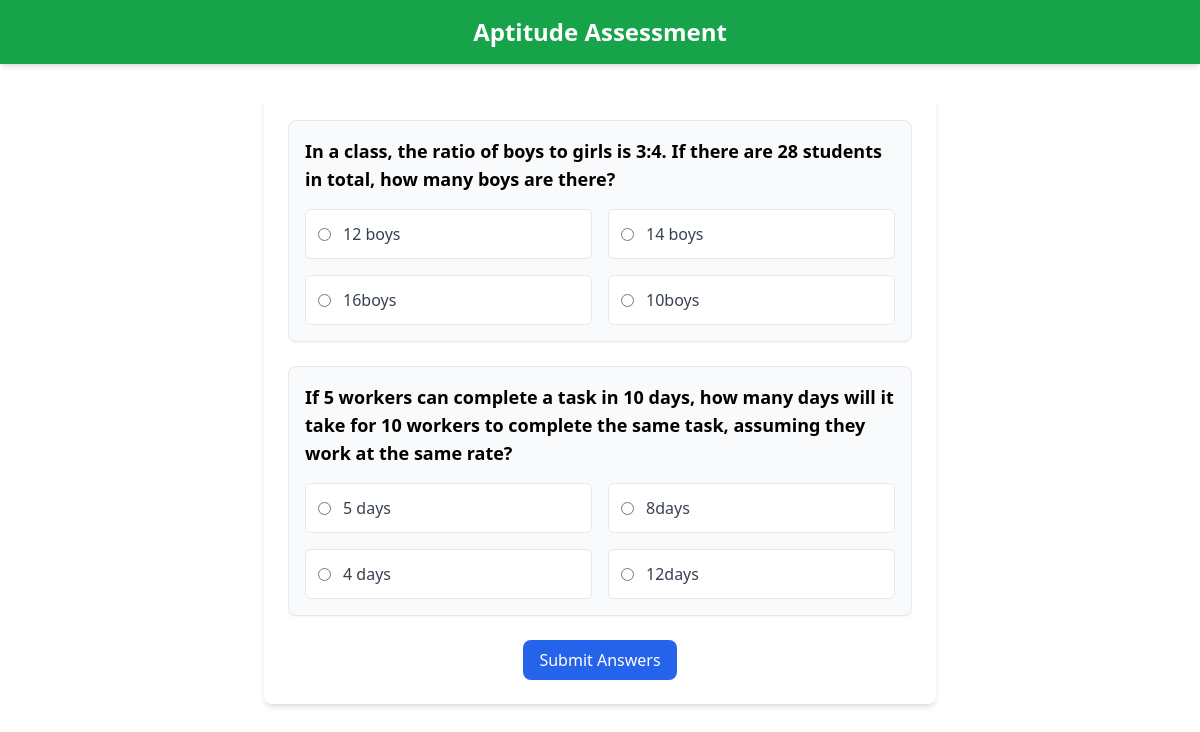
The page /Assessment/aptitude/ (signed in) on the database its author committed.
### Assessment/models.py (models this page shows, shortened)
class Question(models.Model):
    CATEGORY_CHOICES = [
        ('psychometric', 'Psychometric'),
        ('aptitude', 'Aptitude'),
        ('reasoning', 'Reasoning'),
    ]
    SUBCATEGORY_CHOICES = [
        ('o_score', 'O Score'),
        ('c_score', 'C Score'),
        ('e_score', 'E Score'),
        ('a_score', 'A Score'),
        ('n_score', 'N Score'),
        ('numerical','Numerical'),
        ('verbal', 'Verbal'),
        ('logical', 'Logical'),
    ]
    question_text = models.TextField()
    category = models.CharField(max_length=255, choices=CATEGORY_CHOICES)
    subcategory = models.CharField(max_length=255, choices=SUBCATEGORY_CHOICES)
    option_1 = models.CharField(max_length=255)
    option_2 = models.CharField(max_length=255)
    option_3 = models.CharField(max_length=255)
    option_4 = models.CharField(max_length=255)
    correct_option = models.CharField(max_length=255)
    option_1_score = models.IntegerField(default=0)
    option_2_score = models.IntegerField(default=0)
    option_3_score = models.IntegerField(default=0)
    option_4_score = models.IntegerField(default=0)

### Assessment/views.py (the view)
# urls.py: path('aptitude/', views.aptitude_test, name='aptitude_test'),
@login_required
def aptitude_test(request):
    questions = Question.objects.filter(category='aptitude')
    if request.method == 'POST':
        form = QuestionForm(questions, request.POST)
        if form.is_valid():
            numerical_total = 0
            numerical_count = 0
            for question in questions:
                selected_option = form.cleaned_data[f'question_{question.id}']
                numerical_total += int(selected_option)
                numerical_count += 1
            profile = request.user.userprofile
            profile.numerical_ability = numerical_total / numerical_count
            profile.save()
            return redirect('reasoning_test')
    else:
        form = QuestionForm(questions)
    return render(request, 'assessment/aptitude_test.html', {'form': form})

### Assessment/forms.py
class QuestionForm(forms.Form):
    def __init__(self, questions, *args, **kwargs):
        super(QuestionForm, self).__init__(*args, **kwargs)
        for question in questions:
            choices = [
                (question.option_1_score, question.option_1),
                (question.option_2_score, question.option_2),
                (question.option_3_score, question.option_3),
                (question.option_4_score, question.option_4),
            ]
            self.fields[f'question_{question.id}'] = forms.ChoiceField(
                choices=choices, widget=forms.RadioSelect, label=question.question_text
            )

### Assessment/templates/Assessment/Aptitude_test.html (shortened to what this page needs)
<!DOCTYPE html>
<html lang="en">
<head>
    <script src="https://cdn.tailwindcss.com"></script>
</head>
<body>
  <header class="bg-green-600 text-white p-4 shadow-md">
    <h1 class="text-2xl font-bold text-center">Aptitude Assessment</h1>
</header>
<main class="flex-grow container mx-auto px-4 py-8 flex flex-col items-center justify-center">
  <div class="bg-white rounded-lg shadow-md p-6 w-full max-w-2xl">
      <form method="post">
          {% for field in form %}
          <div class="mb-6 p-4 border rounded-lg bg-gray-50 shadow-sm">
              <h2 class="text-lg font-semibold mb-4">
                  {{ field.label }}
              </h2>
              <div class="grid grid-cols-1 md:grid-cols-2 gap-4">
                  {% for option in field.field.choices %}
                  <label class="flex items-center space-x-3 p-3 border rounded-md bg-white hover:bg-blue-50 cursor-pointer">
                      <input type="radio" name="{{ field.name }}" value="{{ option.0 }}" class="form-radio text-blue-600">
                      <span class="text-gray-700">{{ option.1 }}</span>
                  </label>
                  {% endfor %}
              </div>
          </div>
          {% endfor %}
          <div class="text-center mt-6">
              <button type="submit" class="bg-blue-600 text-white py-2 px-4 rounded-lg hover:bg-blue-700 focus:outline-none focus:ring-2 focus:ring-blue-500 focus:ring-opacity-50 transition duration-200">
                  Submit Answers
              </button>
          </div>
      </form>
  </div>
</main>
</body>
</html>

### rows shown on the page
Question: label "In a class, the ratio of boys to girls is 3:4. If there are 28 students in total, how many boys are there?", option_1 "12 boys" "14 boys" "16boys" "10boys"
Question: label "If 5 workers can complete a task in 10 days, how many days will it take for 10 workers to complete the same task, assuming they work at the same rate?", option_1 "5 days" "8days" "4 days" "12days"
